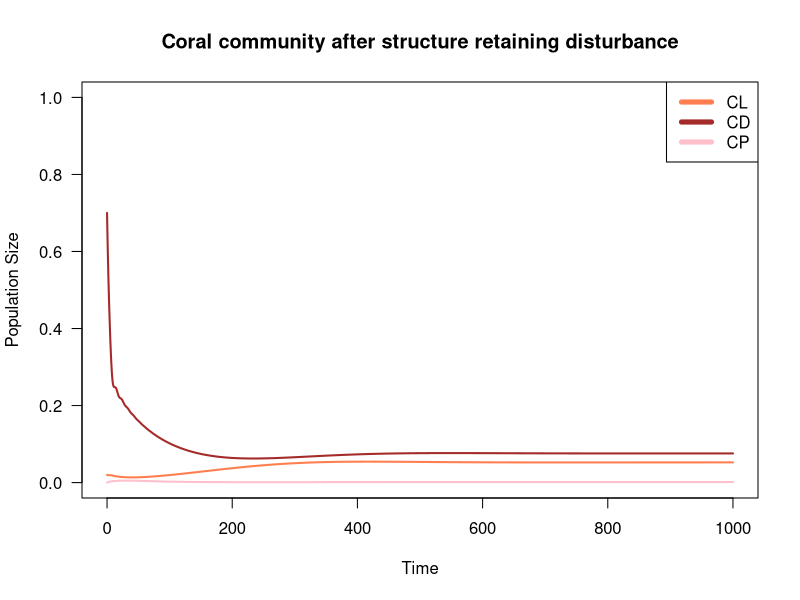
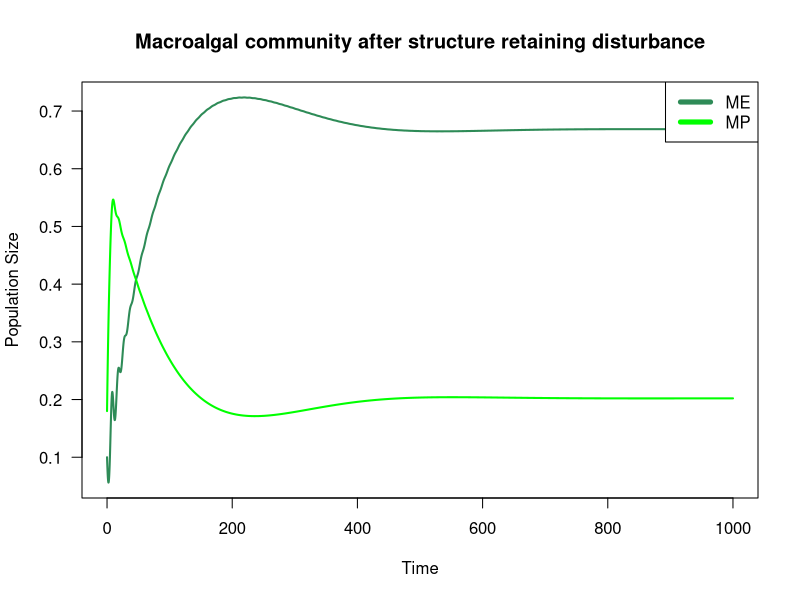
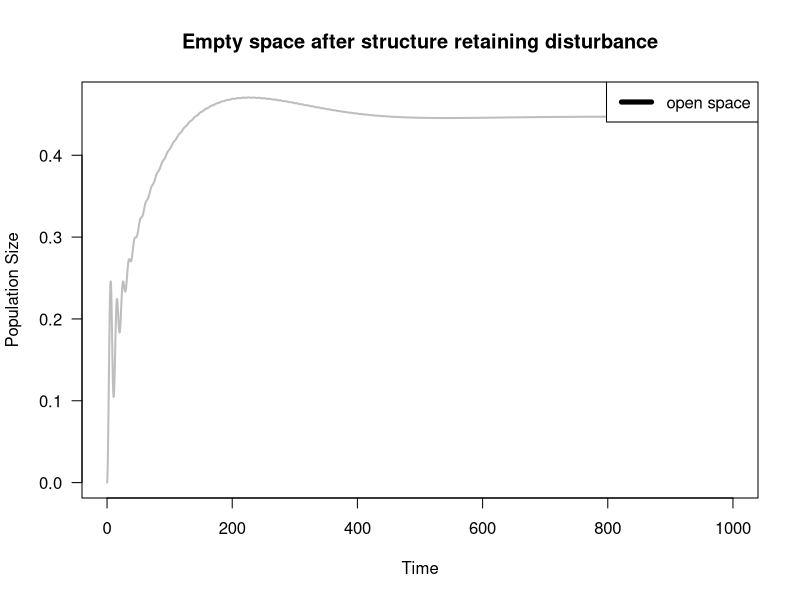
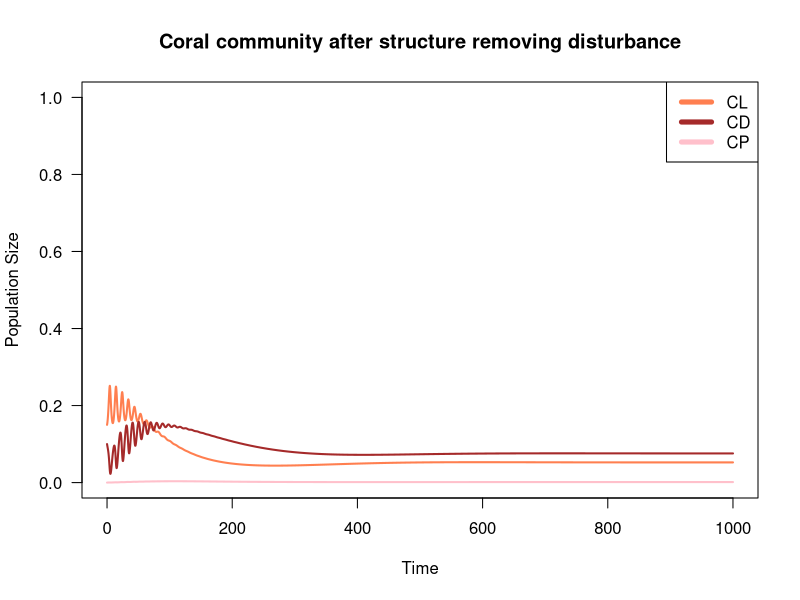
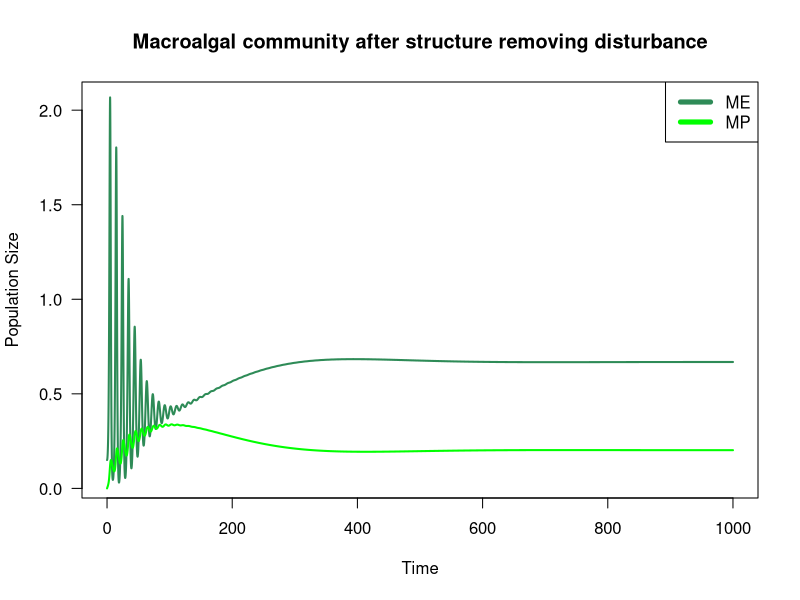
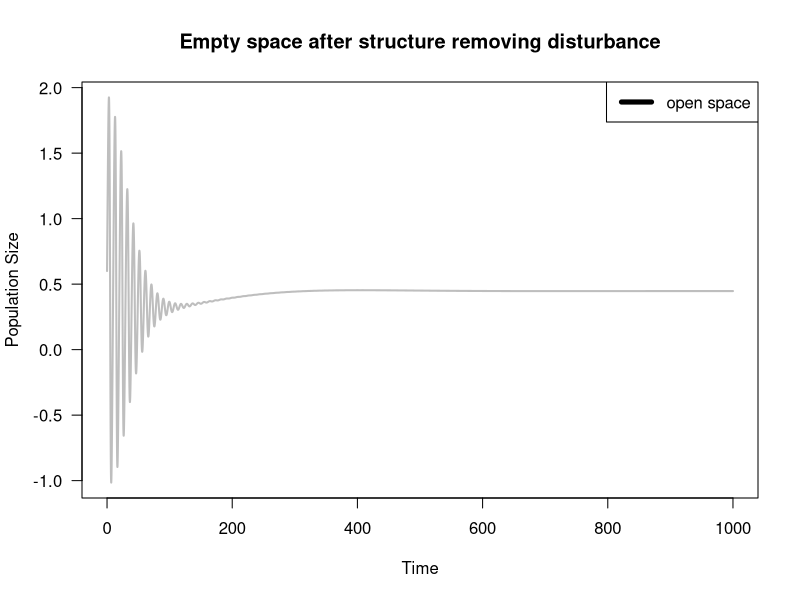
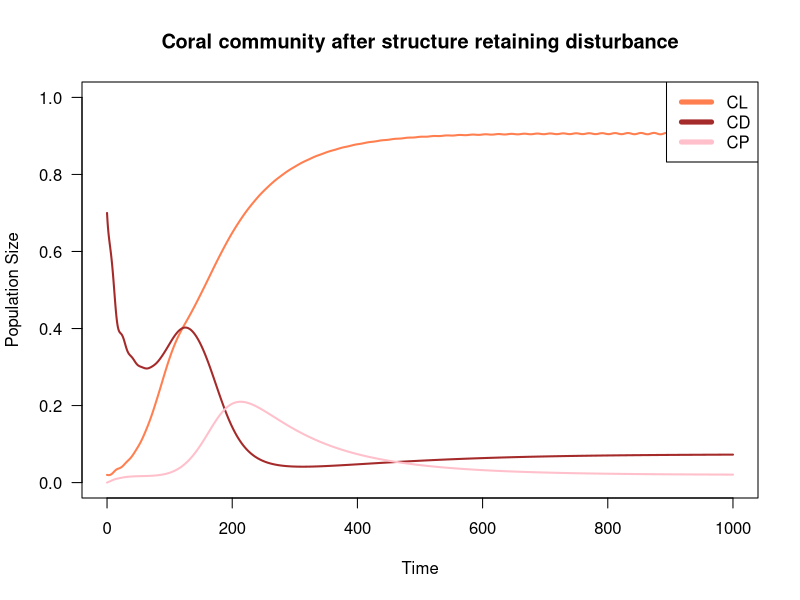
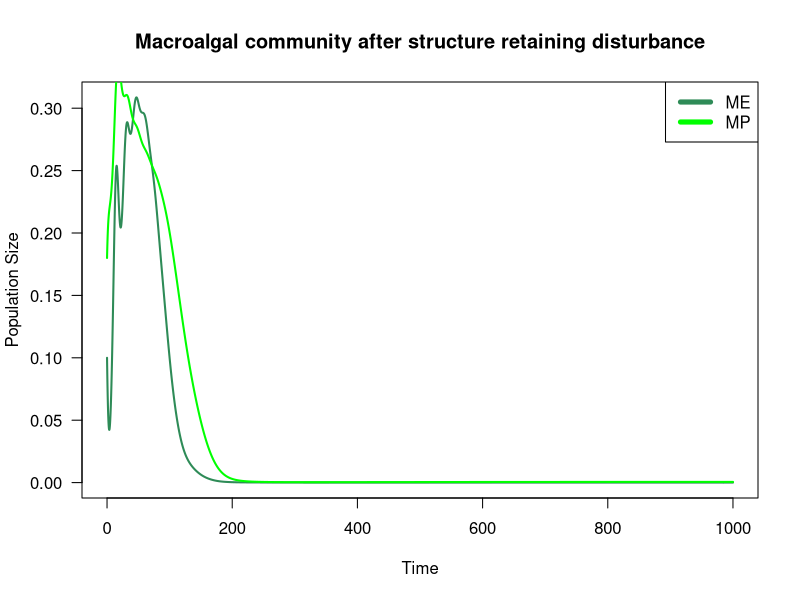

R code for these plots, in order: (Note: a time limit stopped this script after it produced the figures.)
## ---- chunk 1
knitr::opts_chunk$set(echo = TRUE)
## ---- chunk 2
library(vegan)
## ---- chunk 3
#VARIABLES
#CL  #live coral on open substrate
#CD  #dead coral
#CP #Live coral on dead coral
#ME #Exposed macroalgae
#MP #Protected macroalgae
#S #Empty space; colonizable by coral or macroalgae

#PARAMETERS (change in proportional cover/year)
gc <- 0.1 #growth rate of coral
gm <- 0.6 #growth rate of macroalgae
gmc <- 0.06 #Overgrowth rate of macroalgae onto live coral
dc <- 0.001 #Death rate of coral
dm <- 0.05 #Senescence rate of macroalgae
e <- 0.01 #Erosion rate of dead coral
gammaC <- 0.001 #Open settlement rate of coral
settlement <- 1 #Multiplier for rate of coral settlement onto dead coral
gammaM <- 0.001 #Open settlement rate of macroalgae
h <- 0.3 #Ambient herbivory rate
p <- 0.5 #Algal protection; degree to which ambient herbivory is reduced for protected macroalgae

## ---- chunk 4
#change in proportional live coral on the reef over time (dCL/dt)
#equation_1 <- gc*CL*S + gammaC*S - gmc*CL*(ME+MP) - dc*CL 
## ---- chunk 5

#dCD/dt
#equation_2 <- dc*(CL+CP)+ MP*(h*(1-p)+dm)- gc*CP*CD-S*gammaC*CD-gm*CD*(ME+MP) - gammaM*CD- e*CD

## ---- chunk 6
#change in proportional cover of live coral growing on dead coral over time (dCP/dt)
#dCP/dt = GC* CP*CD + s*gammaC*CD - gmc*CP*(ME+MP) - dc*CP - e*CP
#equation_3 <- gc*CP*CD + settlement*gammaC*CD - gmc*CP*(ME + MP) - dc*CP - e*CP

## ---- chunk 7
#dME/dt= gm*ME*S + gammaM*S - ME(h+dm)
#equation_4 <- gm*ME*S + gammaM*S - ME*(h+dm)
## ---- chunk 8
#dMP/dt = gm*MP*CD +gm*ME*CD + gmc*CL(ME+MP) +gmc*CP*(ME+MP) + gammaM*CD - MP(h(1-p) +dm + e)
#equation_5 <- gm*MP*CD +gm*ME*CD + gmc*CL*(ME+MP) +gmc*CP*(ME+MP) + gammaM*CD - MP*(h*(1-p) +dm + e)
## ---- chunk 9
#S = 1 - CL - CD - CP - ME - MP
#equation_6 <- 1 - CL - CD - CP - ME - MP
## ---- chunk 10
#VARIABLES
#CL  #live coral on open substrate
#CD  #dead coral
#CP #Live coral on dead coral
#ME #Exposed macroalgae
#MP #Protected macroalgae
#S #Empty space; colonizable by coral or macroalgae

#PARAMETERS (change in proportional cover/year)
gc <- 0.1 #growth rate of coral
gm <- 0.6 #growth rate of macroalgae
gmc <- 0.06 #Overgrowth rate of macroalgae onto live coral
dc <- 0.001 #Death rate of coral
dm <- 0.05 #Senescence rate of macroalgae
e <- 0.01 #Erosion rate of dead coral
gammaC <- 0.001 #Open settlement rate of coral
settlement <- 1 #Multiplier for rate of coral settlement onto dead coral
gammaM <- 0.001 #Open settlement rate of macroalgae
h <- 0.3 #Ambient herbivory rate
p <- 0.5 #Algal protection; degree to which ambient herbivory is reduced for protected macroalgae
## ---- chunk 11
# create a vector of timesteps
tset1 <- seq(from = 0, to = 1000, length.out = 10005)

# create holding vectors and fill initial conditions - inital conditions represent proportional cover of the benthos
CL.simu1 <- NaN*tset1; CL.simu1[1] <- 0.02  #live coral
CD.simu1 <- NaN*tset1; CD.simu1[1] <- 0.7 #dead coral
CP.simu1 <- NaN*tset1; CP.simu1[1] <- 0 #live coral on dead coral
ME.simu1 <- NaN*tset1; ME.simu1[1] <- 0.1 #exposed macroalgae
MP.simu1 <- NaN*tset1; MP.simu1[1] <- 0.18 #protected macroalgae
S.simu1 <- NaN*tset1; S.simu1[1] <- 0 #empty space, not sure what to put here

# for each timestep
for(i in 2:length(tset1)){
  # calculate change in time
	dt <- tset1[i]-tset1[i-1]
	
	# store placeholder variables
	CL <- CL.simu1[i-1]
	CD <- CD.simu1[i-1]
	CP <- CP.simu1[i-1]
	ME <- ME.simu1[i-1]
	MP <- MP.simu1[i-1]
   S <- S.simu1[i-1]
	
	# calculate change in resource level and population size 
	dCL <- (gc*CL*S + gammaC*S - gmc*CL*(ME+MP) - dc*CL)*dt #equation 1
	dCD <- (dc*(CL+CP)+ MP*(h*(1-p)+dm) - gc*CP*CD - settlement*gammaC*CD - gm*CD*(ME+MP) - gammaM*CD - e*CD)*dt #equation 2
	dCP <- (gc*CP*CD + settlement*gammaC*CD - gmc*CP*(ME + MP) - dc*CP - e*CP)*dt #equation 3
	dME <- (gm*ME*S + gm*MP*S + gammaM*S - ME*(h+dm))*dt #equation 4
	dMP <- (gm*MP*CD + gm*ME*CD + gmc*CL*(ME+MP) + gmc*CP*(ME+MP) + gammaM*CD - MP*(h*(1-p) + dm + e))*dt #equation 5
   dS <- (1 - CL - CD - CP - ME - MP)*dt #can i do that??? #equation 6
	
	# calculate total size
	CL.simu1[i] <- CL + dCL
	CD.simu1[i] <- CD + dCD
	CP.simu1[i] <- CP + dCP
	ME.simu1[i] <- ME + dME
	MP.simu1[i] <- MP + dMP
	S.simu1[i] <- S + dS
}

#check loop worked
head(CL.simu1)
tail(MP.simu1)

## ---- chunk 12
#plot
# store colors for variables
CLcol <- 'coral'
CDcol <- 'brown'
CPcol <- 'pink'
MEcol <- 'seagreen'
MPcol <- 'green'
Scol <- 'gray'

# plot coral as a function of time
plot(x = tset1, y = CL.simu1,
     type = 'l', las = 1, lwd = 2, col = CLcol,
     ylim = c(0, 1),
     xlab = 'Time', ylab = 'Population Size',
     main = "Coral community after structure retaining disturbance")
 lines(x = tset1, y = CD.simu1,
      lwd = 2, col = CDcol)
 lines(x = tset1, y = CP.simu1,
      lwd = 2, col = CPcol )
 legend(x = 'topright', legend = c('CL', 'CD', 'CP'), lwd = 5, col = c(CLcol, CDcol, CPcol))

# plot population macroalgae as a function of time
plot(x = tset1, y = ME.simu1,
     type = 'l', las = 1, lwd = 2, col = MEcol,
     xlab = 'Time', ylab = 'Population Size',
     main = "Macroalgal community after structure retaining disturbance")
lines(x = tset1, y = MP.simu1,
      lwd = 2, col = MPcol)
legend(x = 'topright', legend = c('ME', 'MP'), lwd = 5, col = c(MEcol, MPcol))

# plot open space as a function of time
plot(x = tset1, y = S.simu1,
     type = 'l', las = 1, lwd = 2, col = "grey",
     xlab = 'Time', ylab = 'Population Size',
     main = "Empty space after structure retaining disturbance")
legend(x = 'topright', legend = c('open space'), lwd = 5)
## ---- chunk 13
#create a vector of timesteps
tset1 <- seq(from = 0, to = 1000, length.out = 10005)

# create holding vectors and fill initial conditions - inital conditions represent proportional cover of the benthos
CL.simu2 <- NaN*tset1; CL.simu2[1] <- 0.15  #live coral
CD.simu2 <- NaN*tset1; CD.simu2[1] <- 0.1 #dead coral
CP.simu2 <- NaN*tset1; CP.simu2[1] <- 0 #live coral on dead coral
ME.simu2 <- NaN*tset1; ME.simu2[1] <- 0.15 #exposed macroalgae
MP.simu2 <- NaN*tset1; MP.simu2[1] <- 0.0 #protected macroalgae
S.simu2 <- NaN*tset1; S.simu2[1] <- 0.6 #empty space, not sure what to put here

# for each timestep
for(i in 2:length(tset1)){
  # calculate change in time
	dt <- tset1[i]-tset1[i-1]
	
	# store placeholder variables
	CL <- CL.simu2[i-1]
	CD <- CD.simu2[i-1]
	CP <- CP.simu2[i-1]
	ME <- ME.simu2[i-1]
	MP <- MP.simu2[i-1]
   S <- S.simu2[i-1]
	
	# calculate change in resource level and population size 
	dCL <- (gc*CL*S + gammaC*S - gmc*CL*(ME+MP) - dc*CL)*dt #equation 1
	dCD <- (dc*(CL+CP)+ MP*(h*(1-p)+dm) - gc*CP*CD - settlement*gammaC*CD - gm*CD*(ME+MP) - gammaM*CD - e*CD)*dt #equation 2
	dCP <- (gc*CP*CD + settlement*gammaC*CD - gmc*CP*(ME + MP) - dc*CP - e*CP)*dt #equation 3
	dME <- (gm*ME*S + gm*MP*S + gammaM*S - ME*(h+dm))*dt #equation 4
	dMP <- (gm*MP*CD + gm*ME*CD + gmc*CL*(ME+MP) + gmc*CP*(ME+MP) + gammaM*CD - MP*(h*(1-p) + dm + e))*dt #equation 5
   dS <- (1 - CL - CD - CP - ME - MP)*dt #can i do that??? #equation 6
	
	# calculate total size
	CL.simu2[i] <- CL + dCL
	CD.simu2[i] <- CD + dCD
	CP.simu2[i] <- CP + dCP
	ME.simu2[i] <- ME + dME
	MP.simu2[i] <- MP + dMP
	S.simu2[i] <- S + dS
}

#check loop worked
head(CL.simu2)
tail(MP.simu2)

## ---- chunk 14
# plot coral as a function of time
plot(x = tset1, y = CL.simu2,
     type = 'l', las = 1, lwd = 2, col = CLcol,
     ylim = c(0, 1),
     xlab = 'Time', ylab = 'Population Size',
     main = "Coral community after structure removing disturbance")
 lines(x = tset1, y = CD.simu2,
      lwd = 2, col = CDcol)
 lines(x = tset1, y = CP.simu2,
      lwd = 2, col = CPcol )
 legend(x = 'topright', legend = c('CL', 'CD', 'CP'), lwd = 5, col = c(CLcol, CDcol, CPcol))

# plot population macroalgae as a function of time
plot(x = tset1, y = ME.simu2,
     type = 'l', las = 1, lwd = 2, col = MEcol,
     xlab = 'Time', ylab = 'Population Size',
     main = "Macroalgal community after structure removing disturbance")
lines(x = tset1, y = MP.simu2,
      lwd = 2, col = MPcol)
legend(x = 'topright', legend = c('ME', 'MP'), lwd = 5, col = c(MEcol, MPcol))

# plot open space as a function of time
plot(x = tset1, y = S.simu2,
     type = 'l', las = 1, lwd = 2, col = "grey",
     xlab = 'Time', ylab = 'Population Size',
     main = "Empty space after structure removing disturbance")
legend(x = 'topright', legend = c('open space'), lwd = 5)
## ---- chunk 15
# create a vector of timesteps
tset1 <- seq(from = 0, to = 1000, length.out = 10005)

# create holding vectors and fill initial conditions - inital conditions represent proportional cover of the benthos
CL.simu1 <- NaN*tset1; CL.simu1[1] <- 0.02  #live coral
CD.simu1 <- NaN*tset1; CD.simu1[1] <- 0.7 #dead coral
CP.simu1 <- NaN*tset1; CP.simu1[1] <- 0 #live coral on dead coral
ME.simu1 <- NaN*tset1; ME.simu1[1] <- 0.1 #exposed macroalgae
MP.simu1 <- NaN*tset1; MP.simu1[1] <- 0.18 #protected macroalgae
S.simu1 <- NaN*tset1; S.simu1[1] <- 0 #empty space, not sure what to put here

# for each timestep
for(i in 2:length(tset1)){
  # calculate change in time
	dt <- tset1[i]-tset1[i-1]
	
	# store placeholder variables
	CL <- CL.simu1[i-1]
	CD <- CD.simu1[i-1]
	CP <- CP.simu1[i-1]
	ME <- ME.simu1[i-1]
	MP <- MP.simu1[i-1]
   S <- S.simu1[i-1]
	
	# calculate change in resource level and population size 
	dCL <- (gc*CL*S + gammaC*S - gmc*CL*(ME+MP) - dc*CL)*dt #equation 1
	dCD <- (dc*(CL+CP)+ MP*(h*(1-p)+dm) - gc*CP*CD - settlement*gammaC*CD - gm*CD*(ME+MP) - gammaM*CD - e*CD)*dt #equation 2
	dCP <- (gc*CP*CD + settlement*gammaC*CD - gmc*CP*(ME + MP) - dc*CP - e*CP)*dt #equation 3
	dME <- (gm*ME*S + gm*MP*S + gammaM*S - ME*(h+dm))*dt #equation 4
	dMP <- (gm*MP*CD + gm*ME*CD + gmc*CL*(ME+MP) + gmc*CP*(ME+MP) + gammaM*CD - MP*(h*(1-p) + dm + e))*dt #equation 5
   dS <- (1 - CL - CD - CP - ME - MP)*dt #can i do that??? #equation 6
	
	# calculate total size
	CL.simu1[i] <- CL + dCL
	CD.simu1[i] <- CD + dCD
	CP.simu1[i] <- CP + dCP
	ME.simu1[i] <- ME + dME
	MP.simu1[i] <- MP + dMP
	S.simu1[i] <- S + dS
}

#check loop worked
head(CL.simu1)
tail(MP.simu1)
## ---- chunk 16
gm_2 <- 0.3 #DECREASING growth rate of macroalgae

# create a vector of timesteps
tset1 <- seq(from = 0, to = 1000, length.out = 10005)

# create holding vectors and fill initial conditions - inital conditions represent proportional cover of the benthos
CL.simu3 <- NaN*tset1; CL.simu3[1] <- 0.02  #live coral
CD.simu3 <- NaN*tset1; CD.simu3[1] <- 0.7 #dead coral
CP.simu3 <- NaN*tset1; CP.simu3[1] <- 0 #live coral on dead coral
ME.simu3 <- NaN*tset1; ME.simu3[1] <- 0.1 #exposed macroalgae
MP.simu3 <- NaN*tset1; MP.simu3[1] <- 0.18 #protected macroalgae
S.simu3 <- NaN*tset1; S.simu3[1] <- 0 #empty space, not sure what to put here

# for each timestep
for(i in 2:length(tset1)){
  # calculate change in time
	dt <- tset1[i]-tset1[i-1]
	
	# store placeholder variables
	CL <- CL.simu3[i-1]
	CD <- CD.simu3[i-1]
	CP <- CP.simu3[i-1]
	ME <- ME.simu3[i-1]
	MP <- MP.simu3[i-1]
   S <- S.simu3[i-1]
	
	# calculate change in resource level and population size 
	dCL <- (gc*CL*S + gammaC*S - gmc*CL*(ME+MP) - dc*CL)*dt #equation 1
	dCD <- (dc*(CL+CP)+ MP*(h*(1-p)+dm) - gc*CP*CD - settlement*gammaC*CD - gm_2*CD*(ME+MP) - gammaM*CD - e*CD)*dt #equation 2
	dCP <- (gc*CP*CD + settlement*gammaC*CD - gmc*CP*(ME + MP) - dc*CP - e*CP)*dt #equation 3
	dME <- (gm_2*ME*S + gm_2*MP*S + gammaM*S - ME*(h+dm))*dt #equation 4
	dMP <- (gm_2*MP*CD + gm_2*ME*CD + gmc*CL*(ME+MP) + gmc*CP*(ME+MP) + gammaM*CD - MP*(h*(1-p) + dm + e))*dt #equation 5
   dS <- (1 - CL - CD - CP - ME - MP)*dt #can i do that??? #equation 6
	
	# calculate total size
	CL.simu3[i] <- CL + dCL
	CD.simu3[i] <- CD + dCD
	CP.simu3[i] <- CP + dCP
	ME.simu3[i] <- ME + dME
	MP.simu3[i] <- MP + dMP
	S.simu3[i] <- S + dS
}

#check loop worked
head(CL.simu3)
tail(MP.simu3)

## ---- chunk 17
# plot coral as a function of time
plot(x = tset1, y = CL.simu3,
     type = 'l', las = 1, lwd = 2, col = CLcol,
     ylim = c(0, 1),
     xlab = 'Time', ylab = 'Population Size',
     main = "Coral community after structure retaining disturbance")
 lines(x = tset1, y = CD.simu3,
      lwd = 2, col = CDcol)
 lines(x = tset1, y = CP.simu3,
      lwd = 2, col = CPcol )
 legend(x = 'topright', legend = c('CL', 'CD', 'CP'), lwd = 5, col = c(CLcol, CDcol, CPcol))

# plot population macroalgae as a function of time
plot(x = tset1, y = ME.simu3,
     type = 'l', las = 1, lwd = 2, col = MEcol,
     xlab = 'Time', ylab = 'Population Size',
     main = "Macroalgal community after structure retaining disturbance")
lines(x = tset1, y = MP.simu3,
      lwd = 2, col = MPcol)
legend(x = 'topright', legend = c('ME', 'MP'), lwd = 5, col = c(MEcol, MPcol))

# plot open space as a function of time
plot(x = tset1, y = S.simu3,
     type = 'l', las = 1, lwd = 2, col = "grey",
     xlab = 'Time', ylab = 'Population Size',
     main = "Empty space after structure retaining disturbance")
legend(x = 'topright', legend = c('open space'), lwd = 5)
## ---- chunk 18
# create a vector of timesteps
tset1 <- seq(from = 0, to = 1000, length.out = 10005)

# create holding vectors and fill initial conditions - inital conditions represent proportional cover of the benthos
CL.simu4 <- NaN*tset1; CL.simu4[1] <- 0.15  #live coral
CD.simu4 <- NaN*tset1; CD.simu4[1] <- 0.1 #dead coral
CP.simu4 <- NaN*tset1; CP.simu4[1] <- 0 #live coral on dead coral
ME.simu4 <- NaN*tset1; ME.simu4[1] <- 0.15 #exposed macroalgae
MP.simu4 <- NaN*tset1; MP.simu4[1] <- 0.0 #protected macroalgae
S.simu4 <- NaN*tset1; S.simu4[1] <- 0.6 #empty space, not sure what to put here

# for each timestep
for(i in 2:length(tset1)){
  # calculate change in time
	dt <- tset1[i]-tset1[i-1]
	
	# store placeholder variables
	CL <- CL.simu4[i-1]
	CD <- CD.simu4[i-1]
	CP <- CP.simu4[i-1]
	ME <- ME.simu4[i-1]
	MP <- MP.simu4[i-1]
   S <- S.simu4[i-1]
	
	# calculate change in resource level and population size 
	dCL <- (gc*CL*S + gammaC*S - gmc*CL*(ME+MP) - dc*CL)*dt #equation 1
	dCD <- (dc*(CL+CP)+ MP*(h*(1-p)+dm) - gc*CP*CD - settlement*gammaC*CD - gm_2*CD*(ME+MP) - gammaM*CD - e*CD)*dt #equation 2
	dCP <- (gc*CP*CD + settlement*gammaC*CD - gmc*CP*(ME + MP) - dc*CP - e*CP)*dt #equation 3
	dME <- (gm_2*ME*S + gm_2*MP*S + gammaM*S - ME*(h+dm))*dt #equation 4
	dMP <- (gm_2*MP*CD + gm_2*ME*CD + gmc*CL*(ME+MP) + gmc*CP*(ME+MP) + gammaM*CD - MP*(h*(1-p) + dm + e))*dt #equation 5
   dS <- (1 - CL - CD - CP - ME - MP)*dt #can i do that??? #equation 6
	
	# calculate total size
	CL.simu4[i] <- CL + dCL
	CD.simu4[i] <- CD + dCD
	CP.simu4[i] <- CP + dCP
	ME.simu4[i] <- ME + dME
	MP.simu4[i] <- MP + dMP
	S.simu4[i] <- S + dS
}

#check loop worked
head(CL.simu4)
tail(MP.simu4)
## ---- chunk 19
# plot coral as a function of time
plot(x = tset1, y = CL.simu4,
     type = 'l', las = 1, lwd = 2, col = CLcol,
     ylim = c(0, 1),
     xlab = 'Time', ylab = 'Population Size',
     main = "Coral community after structure removing disturbance")
 lines(x = tset1, y = CD.simu4,
      lwd = 2, col = CDcol)
 lines(x = tset1, y = CP.simu4,
      lwd = 2, col = CPcol )
 legend(x = 'topright', legend = c('CL', 'CD', 'CP'), lwd = 5, col = c(CLcol, CDcol, CPcol))

# plot population macroalgae as a function of time
plot(x = tset1, y = ME.simu4,
     type = 'l', las = 1, lwd = 2, col = MEcol,
     xlab = 'Time', ylab = 'Population Size',
     main = "Macroalgal community after structure removing disturbance")
lines(x = tset1, y = MP.simu4,
      lwd = 2, col = MPcol)
legend(x = 'topright', legend = c('ME', 'MP'), lwd = 5, col = c(MEcol, MPcol))

# plot open space as a function of time
plot(x = tset1, y = S.simu4,
     type = 'l', las = 1, lwd = 2, col = "grey",
     xlab = 'Time', ylab = 'Population Size',
     main = "Empty space after structure removing disturbance")
legend(x = 'topright', legend = c('open space'), lwd = 5)
## ---- chunk 20
gmset <- seq(from = 0, to = 7,length.out = 400) #dont know what numbers to put here

CLstarset <- NaN*gmset
MEstarset <- NaN*gmset

CDstarset <- NaN*gmset
CPstarset <- NaN*gmset
MPstarset <- NaN*gmset
Sstarset <- NaN*gmset

for(j in 1:length(gmset)){
    gm <- gmset[j] 
    
#holding vectors and initial conditions for live coral and exposed macroalgae cover  
    CL.simu5 <- NaN*tset1; CL.simu5[1] <-  0.02  
    ME.simu5 <- NaN*tset1; ME.simu5[1] <- 0.1
    
    CD.simu5 <- NaN*tset1; CD.simu5[1] <- 0.7 #dead coral
    CP.simu5 <- NaN*tset1; CP.simu5[1] <- 0 #live coral on dead coral
    MP.simu5 <- NaN*tset1; MP.simu5[1] <- 0.18 #protected macroalgae
    S.simu5 <- NaN*tset1; S.simu5[1] <- 0 #empty space, not sure what to put here


    
    for(i in 2:length(tset1)){
        dt <- tset1[i]-tset1[i-1]
        
        # storing temporary variables
        CL <- CL.simu5[i-1]
        ME <- ME.simu5[i-1]
        
        CD <- CD.simu5[i-1]
      	CP <- CP.simu5[i-1]
      	MP <- MP.simu5[i-1]
        S <- S.simu5[i-1]
        
        # calculating change in population size
        dCL <- (gc*CL*S + gammaC*S - gmc*CL*(ME+MP) - dc*CL)*dt
        dME <- (gm_2*ME*S + gm*MP*S + gammaM*S - ME*(h+dm))*dt
        
        dCD <- (dc*(CL+CP)+ MP*(h*(1-p)+dm) - gc*CP*CD - settlement*gammaC*CD - gm*CD*(ME+MP) - gammaM*CD - e*CD)*dt 
	      dCP <- (gc*CP*CD + settlement*gammaC*CD - gmc*CP*(ME + MP) - dc*CP - e*CP)*dt 
	      dMP <- (gm*MP*CD + gm*ME*CD + gmc*CL*(ME+MP) + gmc*CP*(ME+MP) + gammaM*CD - MP*(h*(1-p) + dm + e))*dt 
        dS <- (1 - CL - CD - CP - ME - MP)*dt 
        
        # calculating total population size
        CL.simu5[i] <- CL.simu5[i-1] + dCL
        ME.simu5[i] <- ME.simu5[i-1] + dME
        
        CD.simu5[i] <- CD.simu5[i-1] + dCD
        CP.simu5[i] <- CP.simu5[i-1] + dCP
	      MP.simu5[i] <- MP.simu5[i-1] + dMP
	      S.simu5[i] <- S.simu5[i-1] + dS
	      
    }
    
    # storing last population size (equilibrium population size) in holding vector
    CLstarset[j] <- CL.simu5[length(tset1)]
    MEstarset[j] <- ME.simu5[length(tset1)]
    
    CDstarset[j] <- CD.simu5[length(tset1)]
    CPstarset[j] <- CP.simu5[length(tset1)]
    MPstarset[j] <- MP.simu5[length(tset1)]
    Sstarset[j] <- S.simu5[length(tset1)]
    
}
## ---- chunk 21
#Live coral bifurcation diagram
plot(x = gmset, y = CLstarset,
     type = 'l', lwd = 2, col = CLcol, las = 1,
     xlab = 'Growth Rate of Macroalgae, gm', ylab = 'Stable equilibria of Live Coral Cover, CL*',
     ylim = )

#Exposed Macroalgae bifurcation diagram
plot(x = gmset, y = MEstarset,
     type = 'l', lwd = 2, col = MEcol, las = 1,
     xlab = 'Growth Rate of Macroalgae, gm', ylab = 'Stable equilibria of Exposed Macroalgae, ME*')
## ---- chunk 22
pset <- seq(from = 0, to = 1,length.out = 100) #dont know what numbers to put here

CLstarset <- NaN*pset
MEstarset <- NaN*pset

CDstarset <- NaN*pset
CPstarset <- NaN*pset
MPstarset <- NaN*pset
Sstarset <- NaN*pset

for(j in 1:length(pset)){
    p <- pset[j] 
    
#holding vectors and initial conditions for live coral and exposed macroalgae cover  
    CL.simu6 <- NaN*tset1; CL.simu6[1] <-  0.9  
    ME.simu6 <- NaN*tset1; ME.simu6[1] <- 0.1
    
    CD.simu6 <- NaN*tset1; CD.simu6[1] <- 0 #dead coral
    CP.simu6 <- NaN*tset1; CP.simu6[1] <- 0 #live coral on dead coral
    MP.simu6 <- NaN*tset1; MP.simu6[1] <- 0 #protected macroalgae
    S.simu6 <- NaN*tset1; S.simu6[1] <- 0 #empty space, not sure what to put here


    
    for(i in 2:length(tset1)){
        dt <- tset1[i]-tset1[i-1]
        
        # storing temporary variables
        CL <- CL.simu6[i-1]
        ME <- ME.simu6[i-1]
        
        CD <- CD.simu6[i-1]
      	CP <- CP.simu6[i-1]
      	MP <- MP.simu6[i-1]
        S <- S.simu6[i-1]
        
        # calculating change in population size
        dCL <- (gc*CL*S + gammaC*S - gmc*CL*(ME+MP) - dc*CL)*dt
        dME <- (gm_2*ME*S + gm*MP*S + gammaM*S - ME*(h+dm))*dt
        
        dCD <- (dc*(CL+CP)+ MP*(h*(1-p)+dm) - gc*CP*CD - settlement*gammaC*CD - gm*CD*(ME+MP) - gammaM*CD - e*CD)*dt 
	      dCP <- (gc*CP*CD + settlement*gammaC*CD - gmc*CP*(ME + MP) - dc*CP - e*CP)*dt 
	      dMP <- (gm*MP*CD + gm*ME*CD + gmc*CL*(ME+MP) + gmc*CP*(ME+MP) + gammaM*CD - MP*(h*(1-p) + dm + e))*dt 
        dS <- (1 - CL - CD - CP - ME - MP)*dt 
        
        # calculating total population size
        CL.simu6[i] <- CL.simu6[i-1] + dCL
        ME.simu6[i] <- ME.simu6[i-1] + dME
        
        CD.simu6[i] <- CD.simu6[i-1] + dCD
        CP.simu6[i] <- CP.simu6[i-1] + dCP
	      MP.simu6[i] <- MP.simu6[i-1] + dMP
	      S.simu6[i] <- S.simu6[i-1] + dS
	      
    }
    
    # storing last population size (equilibrium population size) in holding vector
    CLstarset[j] <- CL.simu6[length(tset1)]
    MEstarset[j] <- ME.simu6[length(tset1)]
    
    CDstarset[j] <- CD.simu6[length(tset1)]
    CPstarset[j] <- CP.simu6[length(tset1)]
    MPstarset[j] <- MP.simu6[length(tset1)]
    Sstarset[j] <- S.simu6[length(tset1)]
    
}

#Live coral bifurcation diagram
plot(x = pset, y = CLstarset,
     type = 'l', lwd = 2, col = CLcol, las = 1,
     xlab = 'p', ylab = 'Stable equilibria of Live Coral Cover, CL*',
     ylim = )

#Exposed Macroalgae bifurcation diagram
plot(x = pset, y = MEstarset,
     type = 'l', lwd = 2, col = MEcol, las = 1,
     xlab = 'p', ylab = 'Stable equilibria of Exposed Macroalgae, ME*')
